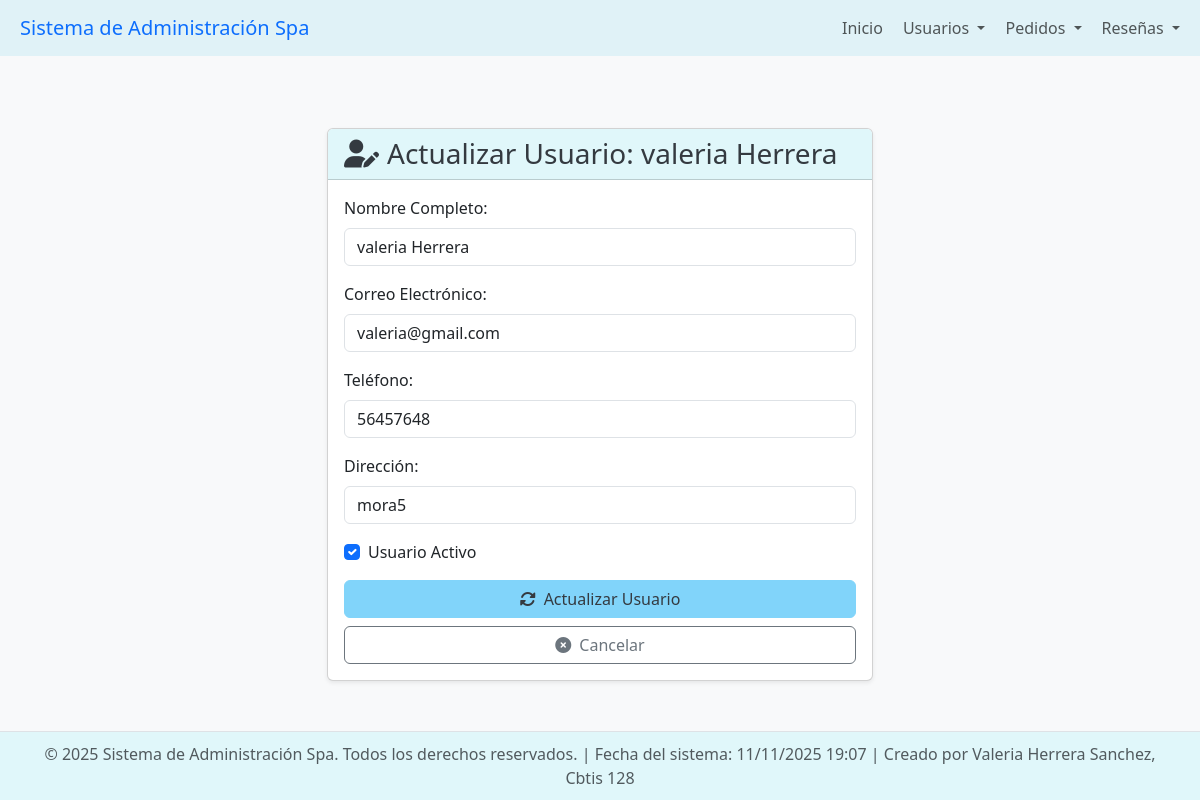
The page /usuarios/actualizar/4/ on the database its author committed.
### app_Spa/models.py (models this page shows, shortened)
class Usuarios(models.Model):
    id_usuario = models.AutoField(primary_key=True)
    nombre_completo = models.CharField(max_length=100)
    correo = models.EmailField(unique=True, max_length=250)
    telefono = models.CharField(max_length=15)
    direccion = models.CharField(max_length=200)
    fecha_registro = models.DateTimeField(auto_now_add=True)
    activo = models.BooleanField(default=True)

### app_Spa/views.py (the view, shortened to what this page needs)
# urls.py: path('usuarios/actualizar/<int:id_usuario>/', views.actualizar_usuario, name='actualizar_usuario'),
def actualizar_usuario(request, id_usuario):
    usuario = get_object_or_404(Usuarios, pk=id_usuario)
    return render(request, 'usuarios/actualizar_usuario.html', {'usuario': usuario})

### app_Spa/templates/usuarios/actualizar_usuario.html (shortened to what this page needs)
{% extends 'base.html' %}
{% load static %}
{% block content %}
<div class="row justify-content-center">
    <div class="col-md-8 col-lg-6">
        <div class="card shadow-sm mt-5">
            <div class="card-header bg-light-spa text-dark-spa">
                <h3 class="mb-0"><i class="fas fa-user-edit me-2"></i>Actualizar Usuario: {{ usuario.nombre_completo }}</h3>
            </div>
            <div class="card-body">
                <form method="post">
                    <div class="mb-3">
                        <label for="nombre_completo" class="form-label">Nombre Completo:</label>
                        <input type="text" class="form-control" id="nombre_completo" name="nombre_completo" value="{{ usuario.nombre_completo }}" required>
                    </div>
                    <div class="mb-3">
                        <label for="correo" class="form-label">Correo Electrónico:</label>
                        <input type="email" class="form-control" id="correo" name="correo" value="{{ usuario.correo }}" required>
                    </div>
                    <div class="mb-3">
                        <label for="telefono" class="form-label">Teléfono:</label>
                        <input type="tel" class="form-control" id="telefono" name="telefono" value="{{ usuario.telefono }}" required>
                    </div>
                    <div class="mb-3">
                        <label for="direccion" class="form-label">Dirección:</label>
                        <input type="text" class="form-control" id="direccion" name="direccion" value="{{ usuario.direccion }}" required>
                    </div>
                    <div class="mb-3 form-check">
                        <input type="checkbox" class="form-check-input" id="activo" name="activo" {% if usuario.activo %}checked{% endif %}>
                        <label class="form-check-label" for="activo">Usuario Activo</label>
                    </div>
                    <div class="d-grid gap-2">
                        <button type="submit" class="btn btn-spa-primary">
                            <i class="fas fa-sync-alt me-2"></i>Actualizar Usuario
                        </button>
                        <a href="{% url 'ver_usuarios' %}" class="btn btn-outline-secondary">
                            <i class="fas fa-times-circle me-2"></i>Cancelar
                        </a>
                    </div>
                </form>
            </div>
        </div>
    </div>
</div>
{% endblock %}

### app_Spa/templates/base.html (style rules this page uses)
body { display: flex; flex-direction: column; min-height: 100vh; background-color: #f8f9fa; }
:root { --primary-light: #e0f7fa; --secondary-light: #fce4ec; --text-dark: #343a40; --accent-blue: #81d4fa; }
.bg-light-spa { background-color: var(--primary-light); }
.text-dark-spa { color: var(--text-dark); }
.btn-spa-primary { background-color: var(--accent-blue); border-color: var(--accent-blue); color: var(--text-dark); }

### rows shown on the page
Usuarios: nombre_completo "valeria Herrera", correo "valeria@gmail.com", telefono "56457648", direccion "mora5", activo "☑"
